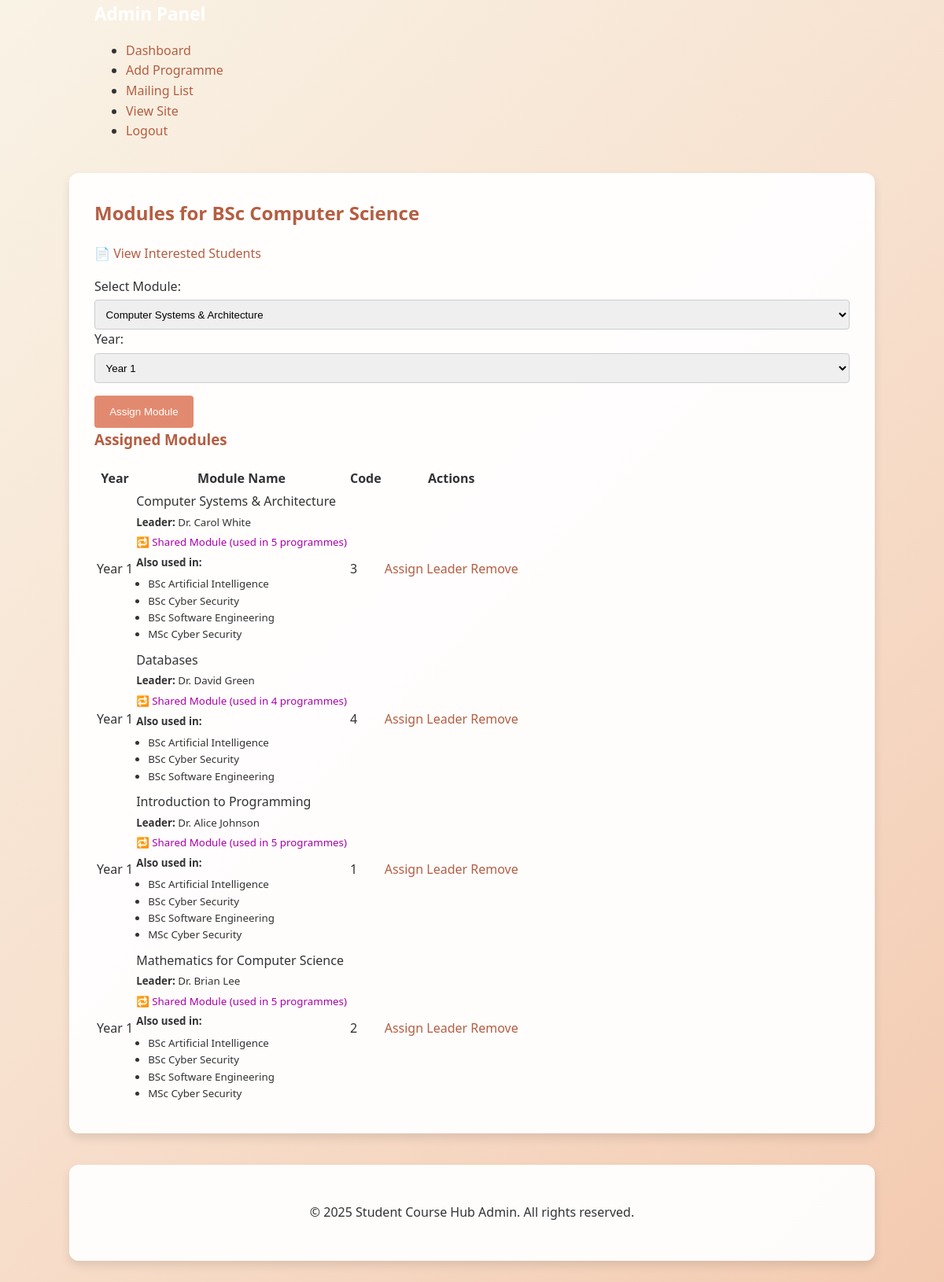
The page /index.php?page=programmeModules&id=1 (signed in) on the database its author committed.
### tables this page shows
CREATE TABLE Programmes (
    ProgrammeID INT PRIMARY KEY AUTO_INCREMENT,
    ProgrammeName VARCHAR(160) NOT NULL,
    Description TEXT,
    Image VARCHAR(255),
    LevelID INT,
    ProgrammeLeaderID INT,
    is_published TINYINT(1) NOT NULL DEFAULT 1,
    FOREIGN KEY (LevelID) REFERENCES Levels(LevelID),
    FOREIGN KEY (ProgrammeLeaderID) REFERENCES Staff(StaffID)
);

CREATE TABLE ProgrammeModules (
    ProgrammeID INT,
    ModuleID INT,
    Year INT,
    PRIMARY KEY (ProgrammeID, ModuleID, Year),
    FOREIGN KEY (ProgrammeID) REFERENCES Programmes(ProgrammeID),
    FOREIGN KEY (ModuleID) REFERENCES Modules(ModuleID)
);

CREATE TABLE Modules (
    ModuleID INT PRIMARY KEY,
    ModuleName VARCHAR(160) NOT NULL,
    ModuleLeaderID INT,
    Description TEXT,
    FOREIGN KEY (ModuleLeaderID) REFERENCES Staff(StaffID)
);

CREATE TABLE Staff (
    StaffID INT PRIMARY KEY,
    Name VARCHAR(120) NOT NULL,
    Email VARCHAR(255) DEFAULT NULL,
    Bio TEXT DEFAULT NULL
);

### app/models/controllers/AdminController.php (called while the page is built, shortened)
<?php
require_once(__DIR__ . '/../models/programme.php');
class AdminController
{
    public static function programmeModules($pdo, $programmeId)
{
    $programme = Programme::find($pdo, $programmeId);
    $assigned = Programme::getModules($pdo, $programmeId);
    foreach ($assigned as &$module) {
        $module['UsageCount'] = Programme::moduleUsageCount($pdo, $module['ModuleID']);
        $module['UsedInProgrammes'] = Programme::getProgrammesUsingModule($pdo, $module['ModuleID']);
    }
    $allModules = Programme::allModules($pdo);
    include(__DIR__ . '/../views/admin/programme_modules.php');
}
}

### app/models/programme.php (called while the page is built, shortened)
<?php
class Programme
{
    public static function find($pdo, $id)
    {
        $sql = "SELECT * FROM Programmes WHERE ProgrammeID = :id LIMIT 1";
        $stmt = $pdo->prepare($sql);
        $stmt->execute(['id' => $id]);
        return $stmt->fetch(PDO::FETCH_ASSOC);
    }
    public static function getModules($pdo, $programmeId)
    {
        $sql = "SELECT pm.Year, m.ModuleName, m.ModuleID,
       s.Name AS LeaderName, s.Email, s.Bio
FROM ProgrammeModules pm
JOIN Modules m ON pm.ModuleID = m.ModuleID
LEFT JOIN Staff s ON m.ModuleLeaderID = s.StaffID
WHERE pm.ProgrammeID = :id
ORDER BY pm.Year, m.ModuleName;";
        $stmt = $pdo->prepare($sql);
        $stmt->execute(['id' => $programmeId]);
        return $stmt->fetchAll(PDO::FETCH_ASSOC);
    }
    public static function allModules($pdo)
    {
        $stmt = $pdo->query("SELECT * FROM Modules ORDER BY ModuleName");
        return $stmt->fetchAll(PDO::FETCH_ASSOC);
    }
public static function getProgrammesUsingModule($pdo, $moduleId)
{
    $sql = "SELECT p.ProgrammeID, p.ProgrammeName
            FROM ProgrammeModules pm
            JOIN Programmes p ON pm.ProgrammeID = p.ProgrammeID
            WHERE pm.ModuleID = :moduleId
            ORDER BY p.ProgrammeName";
    $stmt = $pdo->prepare($sql);
    $stmt->execute(['moduleId' => $moduleId]);
    return $stmt->fetchAll(PDO::FETCH_ASSOC);
}
public static function moduleUsageCount($pdo, $moduleId)
{
    $sql = "SELECT COUNT(DISTINCT ProgrammeID) FROM ProgrammeModules WHERE ModuleID = :moduleId";
    $stmt = $pdo->prepare($sql);
    $stmt->execute(['moduleId' => $moduleId]);
    return (int) $stmt->fetchColumn();
}
}

### app/views/admin/programme_modules.php (the view, shortened to what this page needs)
<!DOCTYPE html>
<html lang="en">
<head>
    <link rel="stylesheet" href="assets/css/admin.css">
    <link rel="stylesheet" href="assets/css/theme.css">
</head>
<body>
    <header class="site-header">
        <div class="container">
        <div class="header-content">
            <div class="logo">
                <a href="index.php?page=adminDashboard" style="color: white; font-weight: bold; font-size: 1.4rem; text-decoration: none;">Admin Panel</a>
            </div>
            <nav class="main-nav">
                <ul>
                    <li><a href="index.php?page=adminDashboard">Dashboard</a></li>
                    <li><a href="index.php?page=addProgrammeForm">Add Programme</a></li>
                    <li><a href="index.php?page=mailingList">Mailing List</a></li>
                    <li><a href="index.php?page=programmes">View Site</a></li>
                    <li><a href="index.php?page=adminLogout">Logout</a></li>
                </ul>
            </nav>
        </div>
        </div>
    </header>
    <main class="main-content">
        <div class="container">
            <?php if ($programme && is_array($programme)): ?>
                <h2>Modules for <?= htmlspecialchars($programme['ProgrammeName']) ?></h2>
                <p><a class="add-btn" href="index.php?page=viewInterestedStudents&id=<?= $programme['ProgrammeID'] ?>">📄 View Interested Students</a></p>
            <?php else: ?>
                <p style="color: red; font-weight: bold;">⚠️ Programme not found or invalid ID.</p>
            <?php endif; ?>
            <form method="post" action="index.php?page=assignModule">
                <label>Select Module:</label>
                <select name="moduleId" required>
                    <?php foreach ($allModules as $m): ?>
                        <option value="<?= $m['ModuleID'] ?>">
                            <?= htmlspecialchars($m['ModuleName']) ?>
                        </option>
                    <?php endforeach; ?>
                </select>
                <label>Year:</label>
                <select name="year">
                    <option value="1">Year 1</option>
                </select>
                <button type="submit">Assign Module</button>
            </form>
            <h3>Assigned Modules</h3>
            <table class="admin-table">
                <tr>
                    <th>Year</th>
                    <th>Module Name</th>
                    <th>Code</th>
                    <th>Actions</th>
                </tr>
                <?php foreach ($assigned as $a): ?>
                    <tr>
                        <td>Year <?= $a['Year'] ?></td>
                        <td>
                            <?= htmlspecialchars($a['ModuleName']) ?><br>
                            <small>
                                <strong>Leader:</strong>
                                <?= !empty($a['LeaderName']) ? htmlspecialchars($a['LeaderName']) : '<em>Not assigned</em>'; echo '<br>'; ?>
                                <?php if (($a['UsageCount'] ?? 0) > 1): ?>
                                    <span style="color: #aa00aa;">🔁 Shared Module (used in <?= $a['UsageCount'] ?> programmes)</span><br>
                                    <strong>Also used in:</strong>
                                    <ul style="margin: 5px 0; padding-left: 15px;">
                                        <?php foreach ($a['UsedInProgrammes'] as $p): ?>
                                            <?php if ($p['ProgrammeID'] != $programme['ProgrammeID']): ?>
                                                <li><?= htmlspecialchars($p['ProgrammeName']) ?></li>
                                            <?php endif; ?>
                                        <?php endforeach; ?>
                                    </ul>
                                <?php endif; ?>
                            </small>
                        </td>
                        <td><?= $a['ModuleID'] ?></td>
                        <td>
                            <a class="action-btn edit-btn" href="index.php?page=assignModuleLeaderForm&id=<?= $a['ModuleID'] ?>">Assign Leader</a>
                            <a class="action-btn delete-btn" href="index.php?page=removeModule&programmeId=<?= $programme['ProgrammeID'] ?>&moduleId=<?= $a['ModuleID'] ?>"
                                onclick="return confirm('Remove this module?');">Remove</a>
                        </td>
                    </tr>
                <?php endforeach; ?>
            </table>
        </div>
    </main>
    <footer class="site-footer">
        <div class="container">
            <p>&copy; 2025 Student Course Hub Admin. All rights reserved.</p>
        </div>
    </footer>
</body>
</html>

### public/assets/css/admin.css (style rules this page uses)
body { font-family: 'Segoe UI', Tahoma, Geneva, Verdana, sans-serif; background-color: #fdf8f4; color: #333333; line-height: 1.6; }

### public/assets/css/theme.css (style rules this page uses)
body { margin: 0; padding: 0; font-family: 'Segoe UI', 'Roboto', sans-serif; color: #333333; background: linear-gradient(135deg, #f9f3e6 0%, #f7e0ce 50%, #f3cab0 100%); min-height: 100vh; }
.container { max-width: 960px; margin: 40px auto; padding: 2rem; background: rgba(255, 255, 255, 0.95); color: #333333; border-radius: 12px; box-shadow: 0 6px 12px rgba(0, 0, 0, 0.1); }
h1, h2, h3 { color: #b45e42; margin-top: 0; }
a { color: #b45e42; text-decoration: none; }
input[type="text"], input[type="email"], input[type="password"], select { width: 100%; padding: 0.6rem; margin-top: 0.25rem; border: 1px solid #ccc; border-radius: 4px; box-sizing: border-box; }
button { padding: 0.8rem 1.2rem; margin-top: 1rem; background-color: #e28a6f; color: #ffffff; border: none; border-radius: 4px; cursor: pointer; transition: background-color 0.2s ease; }
footer { text-align: center; margin-top: 2rem; color: #b45e42; }
.site-header .container { background: none; box-shadow: none; border-radius: 0; margin: 0 auto; padding: 0 20px; }

### rows shown on the page
programmes: ProgrammeName "BSc Computer Science"
programmemodules: Year "1", ModuleID.ModuleName "Computer Systems & Architecture", staff.Name "Dr. Carol White", UsageCount "5", ModuleID.ModuleID "3"
programmes: ProgrammeName "BSc Artificial Intelligence"
programmes: ProgrammeName "BSc Cyber Security"
programmes: ProgrammeName "BSc Software Engineering"
programmes: ProgrammeName "MSc Cyber Security"
programmemodules: Year "1", ModuleID.ModuleName "Databases", staff.Name "Dr. David Green", ModuleID.ModuleID "4"
programmemodules: Year "1", ModuleID.ModuleName "Introduction to Programming", staff.Name "Dr. Alice Johnson", UsageCount "5", ModuleID.ModuleID "1"
programmemodules: Year "1", ModuleID.ModuleName "Mathematics for Computer Science", staff.Name "Dr. Brian Lee", UsageCount "5", ModuleID.ModuleID "2"

### other values the page prints
form field moduleId "Computer Systems & Architecture"
